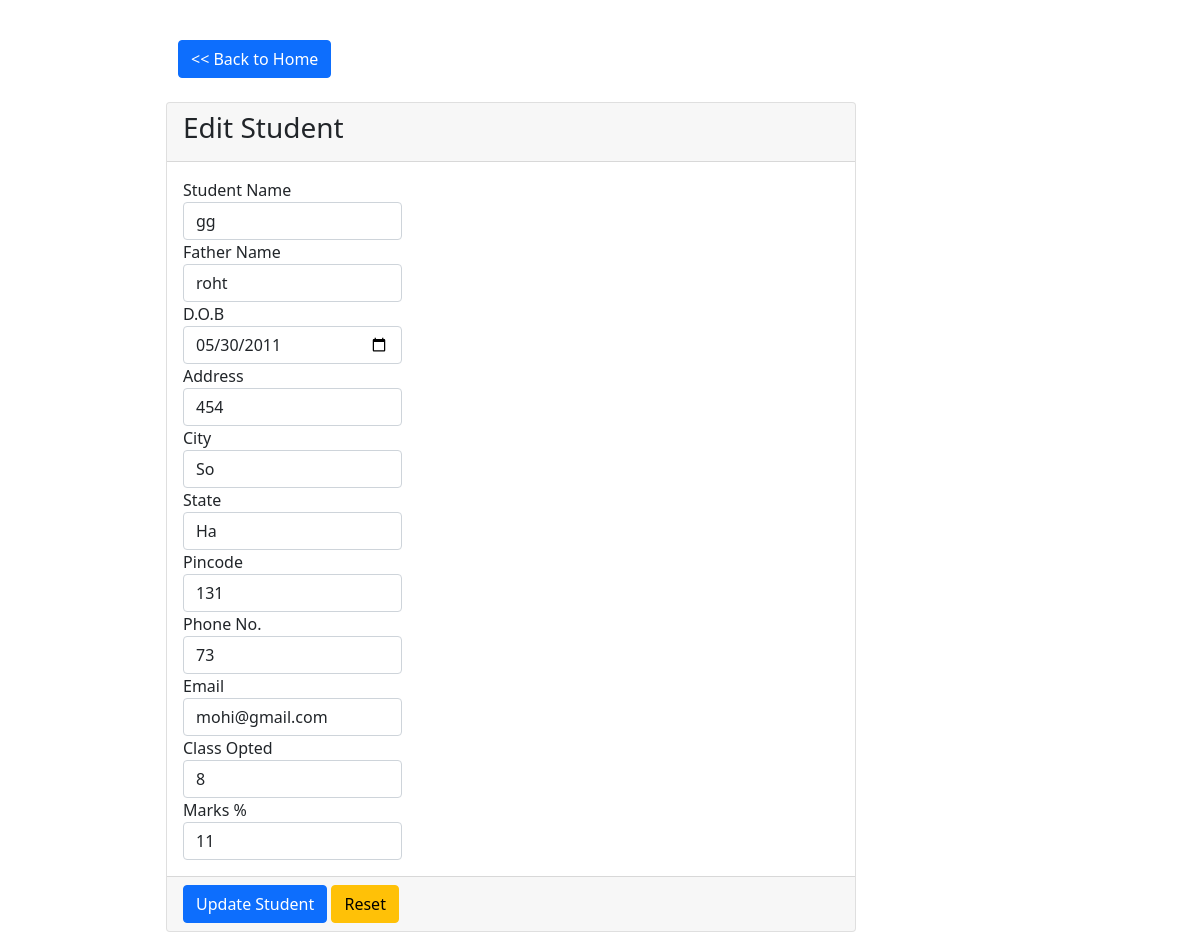
The page /display_student/1/ on the database its author committed.
### school_enrolment/models.py (models this page shows, shortened)
class Students(models.Model):
    id=models.AutoField(primary_key=True)
    name=models.CharField(max_length=100)
    father_name=models.CharField(max_length=100)
    dob = models.DateField()
    address=models.TextField(max_length=100)
    city=models.CharField(max_length=100)
    state=models.CharField(max_length=100)
    pincode=models.IntegerField()
    phone=models.CharField(max_length=10, unique=True)
    email = models.EmailField(unique=True)
    class_opted = models.IntegerField()
    marks = models.IntegerField()
    date_enrolled=models.DateTimeField(auto_now_add=True)
    created_at=models.DateTimeField(auto_now_add=True)
    updated_at=models.DateTimeField(auto_now=True)
    objects = models.Manager()
    class Meta:
        db_table = 'students'

### school_enrolment/views.py (the view)
# urls.py: path('display_student/<id>/', views.display_student, name="display_student"),
def display_student(request, id):
    if request.method != "POST":
        student = Students.objects.get(id=id)
        context = {
            "student": student,
        }
        return render(request, 'edit_student.html', context)

### school_enrolment/templates/edit_student.html (shortened to what this page needs)
<!doctype html>
<html lang="en">
<head>
    <link href="https://cdnjs.cloudflare.com/ajax/libs/select2/4.0.13/css/select2.min.css"
          rel="stylesheet"/>
    <link href="https://cdn.jsdelivr.net/npm/bootstrap@5.0.1/dist/css/bootstrap.min.css" rel="stylesheet"
>
</head>
<body>
<section class="content container-fluid align-middle w-75 p-3 ">
    <br>
    <div class="container-fluid">
        <div class="row">
            <div class="col-4">
                <a class="btn btn-primary" href="{% url 'home'  %}"> << Back to Home</a> <br><br>
            </div>
        </div>
    </div>
    <div class="row">
        <div class="col-md-12" style="width: 80%">
            <div class="card card-primary">
                <div class="card-header">
                    <h3 class="card-title">Edit Student </h3>
                </div>
                <form action="{% url 'edit_student' student.id %}" method="POST" role="form">
                    <div class="card-body">
                        <div class="form-row">
                            <div class="form-group col-md-4">
                                <label for="inputName">Student Name</label>
                                <input class="form-control" id="inputName" name="inputName" value="{{student.name}}"
                                       placeholder="Student Name" required type="text">
                            </div>
                            <div class="form-group col-md-4">
                                <label for="inputFatherName">Father Name</label>
                                <input class="form-control" id="inputFatherName" name="inputFatherName"
                                       value="{{student.father_name}}"
                                       placeholder="Father Name" required type="text">
                            </div>
                            <div class="form-group col-md-4">
                                <label for="dob">D.O.B</label>
                                <input class="form-control" id="dob" name="dob" required pattern="\d{4}-\d{2}-\d{2}"
                                       placeholder="D.O.B" required type="date" value="{{student.dob|date:'Y-m-d'}}"
                                       max="2010-01-01">
                            </div>
                            <div class="form-group col-md-4">
                                <label for="inputAddress">Address</label>
                                <input class="form-control" id="inputAddress" name="address" placeholder="Address"
                                       value="{{student.address}}"
                                       required type="text">
                            </div>
                            <div class="form-group col-md-4">
                                <label for="inputCity">City</label>
                                <input class="form-control" id="inputCity" name="city" placeholder="city" required
                                       value="{{student.city}}"
                                       type="text">
                            </div>
                            <div class="form-group col-md-4">
                                <label for="inputState">State</label>
                                <input class="form-control" id="inputState" name="state" placeholder="State"
                                       value="{{student.state}}"
                                       required type="text">
                            </div>
                            <div class="form-group col-md-4">
                                <label for="inputPincode">Pincode</label>
                                <input class="form-control" id="inputPincode" name="pincode" placeholder="Pincode"
                                       value="{{student.pincode}}"
                                       required type="number">
                            </div>
                        </div>
                        <div class="form-row">
                            <div class="form-group col-md-4">
                                <label for="inputPhone">Phone No.</label>
                                <input class="form-control" id="inputPhone" name="inputPhone" placeholder="Phone No"
                                       value="{{student.phone}}"
                                       required type="number">
                            </div>
                        </div>
                        <div class="form-row">
                            <div class="form-group col-md-4">
                                <label for="email">Email</label>
                                <input class="form-control" id="email" name="email" placeholder="Enter Email"
                                       value="{{student.email}}"
                                       required type="email">
                            </div>
                            <div class="form-group col-md-4">
                                <label for="classOpted">Class Opted</label>
                                <input class="form-control" id="classOpted" name="classOpted" placeholder="Class Opted"
                                       value="{{student.class_opted}}"
                                       required type="number" min="5" max="10">
                            </div>
                            <div class="form-group col-md-4">
                                <label for="classOpted">Marks %</label>
                                <input class="form-control" id="marks" name="marks" placeholder="Marks"
                                       value="{{student.marks}}"
                                       required type="number" min="1" max="100">
                            </div>
                        </div>
                    </div>
                    <div class="card-footer">
                        <button class="btn btn-primary" type="submit">Update Student</button>
                        <input class="btn btn-warning" type="reset" value="Reset">
                    </div>
                </form>
            </div>
        </div>
    </div>
</section>
</body>
</html>

### rows shown on the page
Students: inputName "gg", inputFatherName "roht", dob "05/30/2011", address "454", city "So", state "Ha", pincode "131", inputPhone "73", email "mohi@gmail.com", classOpted "8", marks "11"
